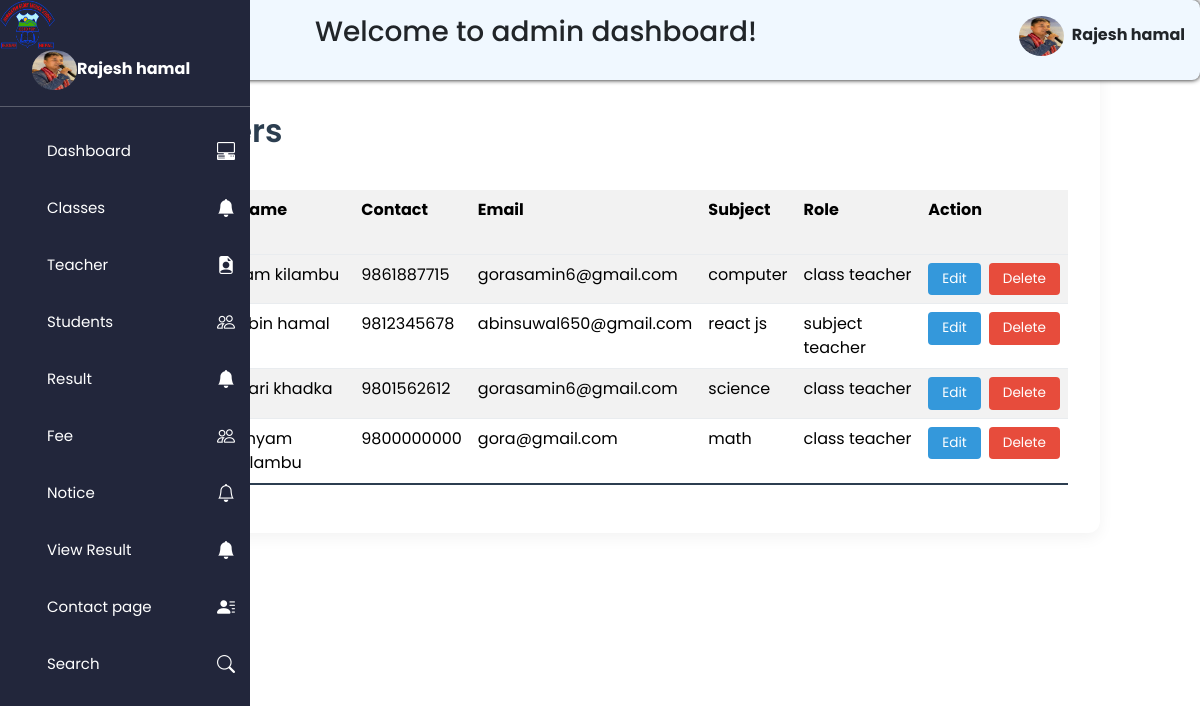
Screenshot of /admin/view-teacher.php (signed in) with the database file from the repository.
### tables this page shows
CREATE TABLE `teachers` (
  `T_id` int(11) NOT NULL AUTO_INCREMENT,
  `Name` varchar(255) NOT NULL,
  `Contact` varchar(20) NOT NULL,
  `Email` varchar(255) NOT NULL,
  `subject` varchar(255) NOT NULL,
  `Role` varchar(50) NOT NULL,
  `username` varchar(255) NOT NULL,
  `password` varchar(255) NOT NULL,
  `image` varchar(255) DEFAULT NULL,
  PRIMARY KEY (`T_id`)
);

### admin/view-teacher.php (the view, shortened to what this page needs)
<?php
include_once('../connection.php');
?>
<!DOCTYPE html>
<html lang="en">
<head>
    <link rel="stylesheet" href="/studentmgt/admin/css/bootstrap.min.css">
    <link rel="stylesheet" href="/studentmgt/admin/css/add-students.css">
</head>
<body>
  <?php include'includes/sidebar.php'?>
  <div class="table-data">
    <h2>Teachers</h2>
    <table class="table table-striped"  style="border-collapse:collapse;">
        <tr>
            <th>Teacher Id</th>
            <th> Name</th>
            <th>Contact</th>
            <th>Email</th>
            <th>Subject</th>
            <th>Role</th>
            <th>Action</th>
        <tr>
        <?php
      $records = mysqli_query($conn,
      "SELECT T_id, Name, Contact,Email, subject, Role from teachers");
        while ($row = mysqli_fetch_assoc($records)) {
        echo '<tr>
        <td>'.$row['T_id'].'</td>
         <td>'.$row['Name'].'</td>
         <td> '.$row['Contact'].' </td>
         <td> '.$row['Email'].' </td>
         <td>'.$row['subject'].'</td>
         <td>'.$row['Role'].'</td>
        <td>
        <div class="button">
        <a href="manage-teacher.php?editid='.$row['T_id'].'"><button class="btn btn-primary">Edit</button></a>
        <a href="manage-teacher.php?deleteid='.$row['T_id'].'"onclick="return confirm(\'Are you sure you want to delete?\')"><button class="btn btn-secondary">Delete</button></a>
        </div>
        </td>
        </tr>';
        }
        ?>
        </tr>
    </table>
    </div>
</body>
</html>

### admin/includes/sidebar.php (shortened to what this page needs)
<?php
include('../connection.php');
$id=1;
?>
<!DOCTYPE html>
<html lang="en">
<head>
  <link rel="stylesheet" href="/studentmgt/admin/css/style.css">
  <link rel="stylesheet" href="/studentmgt/admin/css/bootstrap.min.css">
  <link rel="stylesheet" href="/studentmgt/admin/css/bootstrap-icons.min.css">
</head>
<body>
<header>
   <?php
  $sql="SELECT * from admin where id=$id";
  $result=mysqli_query($conn,$sql);
  while($row=mysqli_fetch_assoc($result)){
   $name=$row['name'];
   $img=$row['image'];
  }
  ?>
  <div class="head">
    <h3>Welcome to admin dashboard!</h3>
    <div >
    <img id="profile" class="profile-img" src="<?php echo "$img"?>"><strong ><?php echo $name ?> </strong>
    </div>
  </div>
</header>
<aside id="sidebar">
  <div class="head">
  <img src="../images/logo.png" class="logo">
  </div>
  <div >
    <img id="profile" class="profile-img" src="<?php echo "$img"?>"><strong ><?php echo $name ?> </strong>
 </div>
<hr>
  <div class="sidebar-link">
  <ul>
  <li><a href="dashboard.php">Dashboard</a><i class="bi bi-pc-display-horizontal"></i></li>
   <li><a href="./add-classes.php">Classes</a><i class="bi bi-bell-fill"></i></li>
  <li id="teacher">
      <a href="">Teacher</a><i class="bi bi-file-earmark-person-fill"></i>
      </li>
    <li id="student">
      <a href="">Students</a><i class="bi bi-people"></i></li>
    <li><a href="add-result.php">Result</a><i class="bi bi-bell-fill"></i></li>
    <li id="fee">
      <a href="">Fee</a><i class="bi bi-people"></i></li>
    <li id="notice">
      <a href="">Notice</a><i class="bi bi-bell"></i>
      </li>
      <li><a href="view-result.php">View Result</a><i class="bi bi-bell-fill"></i></li>
       <li><a href="view-contacepage.php">Contact page </a><i class="bi bi-person-lines-fill"></i>
       <li><a href="search-students.php">Search</a><i class="bi bi-search"></i>
  </ul></li>
  </div>
</aside>
</body>
</html>

### admin/css/add-students.css (style rules this page uses)
:root { --primary: #2c3e50; --secondary: #34495e; --accent: #3498db; --success: #2ecc71; --danger: #e74c3c; --light: #f8f9fa; --dark: #343a40; --border-color: #e9ecef; --shadow: 0 5px 15px rgba(0, 0, 0, 0.05); }
* { padding: 0; margin: 0; box-sizing: border-box; font-family: 'Poppins', sans-serif; }
body { background-color: #f4f6f9; color: var(--dark); }
.add-students h2, .add-teacher h2, .add-class h2, .add-notice h2, .add-result h2, .add-homework h2, .table-data h2 { color: var(--primary); margin-bottom: 2rem; font-weight: 600; position: relative; padding-bottom: 0.5rem; }
.add-students h2::after, .add-teacher h2::after, .add-class h2::after, .add-notice h2::after, .table-data h2::after { content: ''; position: absolute; bottom: 0; left: 50%; transform: translateX(-50%); width: 60px; height: 3px; background: var(--accent); border-radius: 2px; }
.table-data h2 { margin-top: 80px; text-align: left; }
.table-data h2::after { left: 0; transform: none; }
.table-data { background: white; padding: 2em; border-radius: 12px; box-shadow: var(--shadow); margin:0 auto; max-width:1000px; width: 100%; }
.table { margin:2em auto ; overflow-x: auto; overflow-y: auto; }
table { width: 100%; border-collapse: collapse; margin-top: 1rem; }
table th, table td { padding: 1rem; border-bottom: 1px solid var(--border-color); }
table tbody tr { transition: all 0.2s ease; }
table tbody tr:last-of-type td { border-bottom: 2px solid var(--primary); }
.button { display: flex; gap: 8px; }
.button .btn { padding: 6px 14px; border: none; border-radius: 4px; font-size: 0.85rem; cursor: pointer; text-decoration: none; transition: background 0.2s; }
.button .btn-primary { background-color: var(--accent); color: white; }
.button .btn-secondary { background-color: var(--danger); color: white; }

### admin/css/style.css (style rules this page uses)
* { padding: 0px; margin: 0px; box-sizing: 0px; }
header { background-color: aliceblue; height: 5em; width: 100%; border-radius: 8px; box-shadow: 0 0 5px black; position: fixed; top: 0; left: 0; z-index: 1000; }
header .head { padding: 15px; display: flex; justify-content: space-between; align-items: center; text-align: center; }
header h3 { margin-left: 300px; }
header .profile-img { border-radius: 50%; width: 45px; height: 40px; margin-right: 0.5em; position: relative; }
aside .profile-img { border-radius: 50%; width: 45px; height: 40px; margin-left: 2em; }
aside { background-color: rgb(34, 38, 59); top: 0px; left: 0px; width: 250px; height: 100%; position: fixed; color: white; display: block; transition: left 0.3s ease; z-index: 1002; }
aside .head { display: flex; justify-content: space-between; }
aside .logo { width: 55px; height: 50px; }
.sidebar-link .bi { font-size: 18px; }
li { display: flex; justify-content: space-between; align-items: center; }
aside ul { list-style: none; text-decoration: none; margin-top: auto; }
aside ul li { padding: 15px; }
aside ul a { text-decoration: none; color: white; font-size: 15px; }

### rows the page displays
teachers: Name "ram kilambu", Contact "9861887715", Email "gorasamin6@gmail.com", subject "computer", Role "class teacher"
teachers: Name "Abin hamal", Contact "9812345678", Email "abinsuwal650@gmail.com", subject "react js", Role "subject teacher"
teachers: Name "Hari khadka", Contact "9801562612", Email "gorasamin6@gmail.com", subject "science", Role "class teacher"
teachers: Name "shyam kilambu", Contact "9800000000", Email "gora@gmail.com", subject "math", Role "class teacher"

### other values shown
$name "Rajesh hamal"
